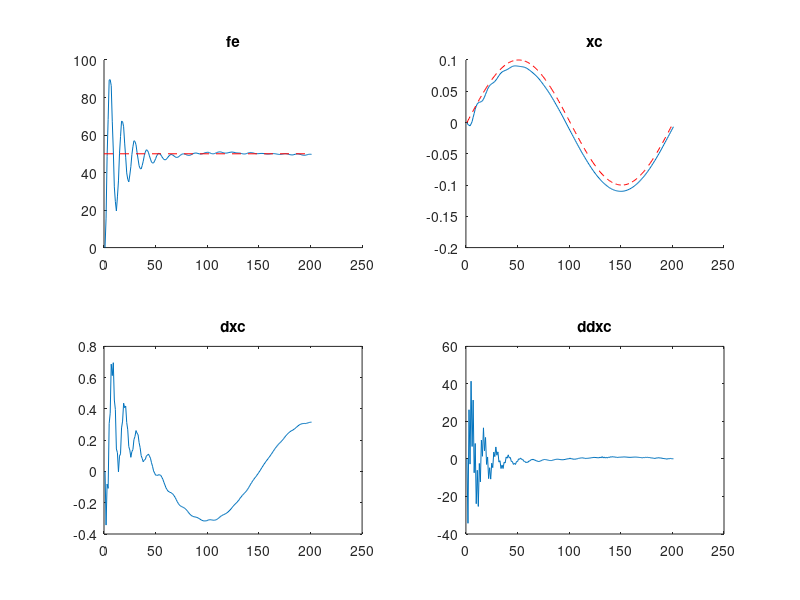

Recreate this plot in MATLAB.
clear all;

t = 0.01;
m = 1; k =0;  b =80;
xc = 0; dxc= 0; ddxc = 0;
xe = 0; dxe = 0; ddxe= 0;
delta_dxc = 0; delta_dxe=0;
de=0;

fd = 50;
ke = 5000;  
phi_t = 0;
fe = 0;
delta_f = 0;

ddelta_f = 0;
sigma_recip = 0;
sigma_exp = 0;
sigma_ava = 0;

alpha = 1; beta = 1;% there is no commit about the selection of alpha and beta
U_limit = (m + b*t)/b * t;

for i=1 :200
    
    xe(i+1) = 0.1*sin(i*2*pi/200);
    dxe(i+1) = 0.1*pi/100*cos(i*2*pi/200);
    ddxe(i+1) = -0.1*(pi/100)^2*sin(i*2*pi/200);
    fe(i+1) = ke * (xe(i+1) - xc(i));

    % Read force sensors
    delta_f(i+1) = fe(i+1) - fd;
    ddelta_f(i+1) = (delta_f(i+1) - delta_f(i))/t;
    
    % Dynamic sigma
    sigma_recip(i+1) = 1/(alpha * abs(delta_f(i+1)) + beta*abs(ddelta_f(i+1)) + U_limit);
    sigma_exp(i+1) = 1/( exp(alpha*abs(delta_f(i+1))) + exp(beta*abs(ddelta_f(i+1))) + U_limit);

    % Compensation , sigma_recip or sigma_exp?
    sigma_ava(i+1) = (sigma_recip(i+1) + sigma_exp(i+1))/2;
    phi_t(i+1) = phi_t(i) + sigma_ava(i+1) * (-delta_f(i)) / b;

    % Solve impendace function, de(i+1) - de(i), if we dont present like
    % this, it will counter problem at i = 1;
    ddxc(i+1) = ddxe(i+1) + (delta_f(i+1) - b*(delta_dxc(i) - delta_dxe(i) + phi_t(i+1)) )/m;
    dxc(i+1) = dxc(i) + ddxc(i+1)*t;
    xc(i+1) = xc(i) + dxc(i+1)*t;

    delta_dxc(i+1) = dxc(i+1) - dxc(i);
    delta_dxe(i+1) = dxe(i+1) - dxe(i);
end

y = 1:200;
figure(4);
subplot(2,2,1)
hold on;
plot(fe);
line([0,200],[fd,fd],"LineStyle", "--","color","r"); %fd
title("fe");
subplot(2,2,2);
hold on;
plot(xc);
%plot(xe);

plot(xe,"color","r","LineStyle", "--"); %xe
title("xc");
subplot(2,2,3);
plot(dxc);
title("dxc");
subplot(2,2,4);
plot(ddxc);
title("ddxc");